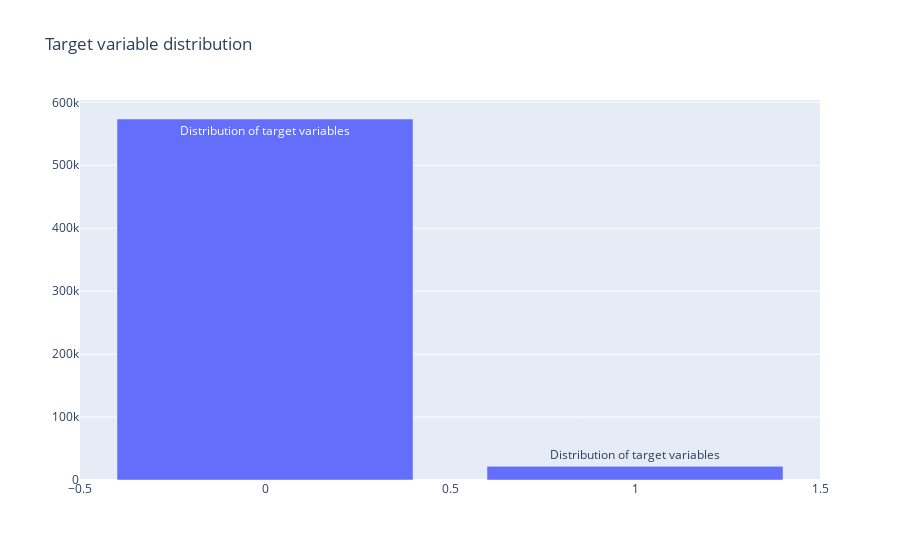

This figure's notebook cell:
### Markdown cell above
<b>Target variable inspection</b>

Another standard check normally conducted on the data is with regards to our target variable, where in this case, the column is conveniently titled "target". The target value also comes by the moniker of class/label/correct answer and is used in supervised learning models along with the corresponding data that is given (in our case all our train data except the id column) to learn the function that best maps the data to our target in the hope that this learned function can generalize and predict well with new unseen data.

### Code cell
data =[go.Bar(
    x = train['target'].value_counts().index.values,
    y = train['target'].value_counts().values,
    text = "Distribution of target variables"
)]

layout = go.Layout(
    title = 'Target variable distribution'
)

fig = go.Figure(data = data,layout = layout)
py.iplot(fig,filename = 'basic-bar')

### Figure 1 — Plotly figure (JSON) as saved in the notebook; plotly's stock layout.template omitted (floating-point values rounded to 4 significant figures)
{"data": [{"text": "Distribution of target variables", "type": "bar", "x": [0, 1], "y": [573518, 21694]}], "layout": {"title": {"text": "Target variable distribution"}}}
